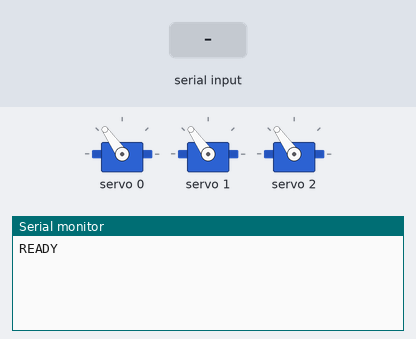
This sketch was run on a simulated Arduino Uno, built with avr-gcc and run on an emulated ATmega328P. Shown: 3 × servo, the last lines printed to the serial monitor. The inputs (shaded band) are chosen by the test bench.

Above: at 1.2 s.
1.3 s: "90,45\n" received over Serial
At 1.9 s:
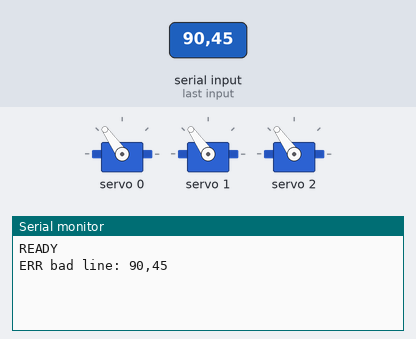
2.8 s: "0\n" received over Serial
At 4.3 s:
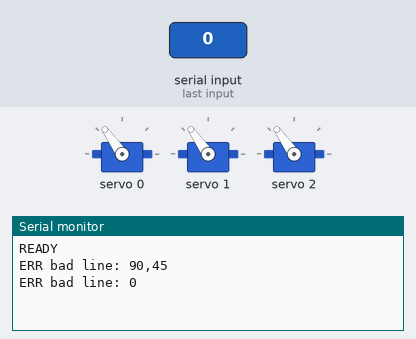

Measured:
- after the input at 1.3 s, the serial monitor: prints a new line at once (image 1)
- after the input at 2.8 s, the serial monitor: prints a new line at once (image 2)

The sketch:

arm_controller.ino
```cpp
/*
  3-DOF Robotic Arm Firmware
  ---------------------------
  Role: pure translator. All IK math happens on the Python side.
  This sketch only:
    1. Reads a comma-separated angle string over serial, e.g. "90,45,120\n"
       (base, shoulder, elbow — angles in degrees, 0-180)
    2. Maps each angle to a PCA9685 pulse width (ticks)
    3. Writes that pulse to the corresponding servo channel

  Hardware:
    - Arduino Uno (ELEGOO clone, CH340 USB)
    - PCA9685 PWM driver @ I2C address 0x40
    - MG995 servos on channels 0 (base), 1 (shoulder), 2 (elbow)
    - Channel 3 reserved for future SG90 claw (not used yet)

  Serial: 115200 baud
*/

#include <Wire.h>
#include <Adafruit_PWMServoDriver.h>

Adafruit_PWMServoDriver pwm = Adafruit_PWMServoDriver(0x40);

// Servo channel assignments
const uint8_t CH_BASE     = 0;
const uint8_t CH_SHOULDER = 1;
const uint8_t CH_ELBOW    = 2;
// const uint8_t CH_CLAW  = 3; // reserved for future SG90
const bool CH_SHOULDER_INVERTED = true;


// PCA9685 pulse range (ticks @ 50 Hz)
// These are the standard MG995 calibration points — adjust after
// physical testing if a servo doesn't hit true 0/180 mechanically.
const int SERVO_MIN = 150; // tick count for 0 degrees
const int SERVO_MAX = 600; // tick count for 180 degrees
const int PWM_FREQ  = 50;  // Hz

// Serial parsing
const uint8_t NUM_JOINTS = 3;
String inputBuffer = "";
bool lineReady = false;

void setup() {
  Serial.begin(115200);
  Serial.setTimeout(10);

  pwm.begin();
  pwm.setPWMFreq(PWM_FREQ);
  delay(10); // PCA9685 needs a moment after setting frequency

  // Move to a safe neutral pose on startup
  moveJoint(CH_BASE, 90);
  moveJoint(CH_SHOULDER, 90);
  moveJoint(CH_ELBOW, 90);

  Serial.println("READY");
}

void loop() {
  readSerial();

  if (lineReady) {
    processLine(inputBuffer);
    inputBuffer = "";
    lineReady = false;
  }
}

// Non-blocking-ish serial read: accumulate chars until newline
void readSerial() {
  while (Serial.available() > 0 && !lineReady) {
    char c = Serial.read();
    if (c == '\n' || c == '\r') {
      if (inputBuffer.length() > 0) {
        lineReady = true;
      }
    } else {
      inputBuffer += c;
    }
  }
}

// Parses "base,shoulder,elbow" and drives the servos
void processLine(String line) {
  int angles[NUM_JOINTS];
  int startIdx = 0;
  uint8_t found = 0;

  for (uint8_t i = 0; i < NUM_JOINTS; i++) {
    int commaIdx = line.indexOf(',', startIdx);
    String token;

    if (commaIdx == -1) {
      // last token, goes to end of string
      token = line.substring(startIdx);
    } else {
      token = line.substring(startIdx, commaIdx);
      startIdx = commaIdx + 1;
    }

    token.trim();
    if (token.length() == 0) break;

    angles[i] = token.toInt();
    found++;

    if (commaIdx == -1) break;
  }

  if (found != NUM_JOINTS) {
    Serial.print("ERR bad line: ");
    Serial.println(line);
    return;
  }

  for (uint8_t i = 0; i < NUM_JOINTS; i++) {
    angles[i] = constrain(angles[i], 0, 180);
  }

  moveJoint(CH_BASE, angles[0]);
  moveJoint(CH_SHOULDER, angles[1]);
  moveJoint(CH_ELBOW, angles[2]);

  // Echo back so Python side can confirm what was applied
  Serial.print("OK ");
  Serial.print(angles[0]); Serial.print(",");
  Serial.print(angles[1]); Serial.print(",");
  Serial.println(angles[2]);
}

// Maps a 0-180 degree angle to PCA9685 ticks and writes it
void moveJoint(uint8_t channel, int angleDeg) {
  if (channel == CH_SHOULDER && CH_SHOULDER_INVERTED) {
    angleDeg = 180 - angleDeg;
  }
  int ticks = map(angleDeg, 0, 180, SERVO_MIN, SERVO_MAX);
  pwm.setPWM(channel, 0, ticks);
}
```
